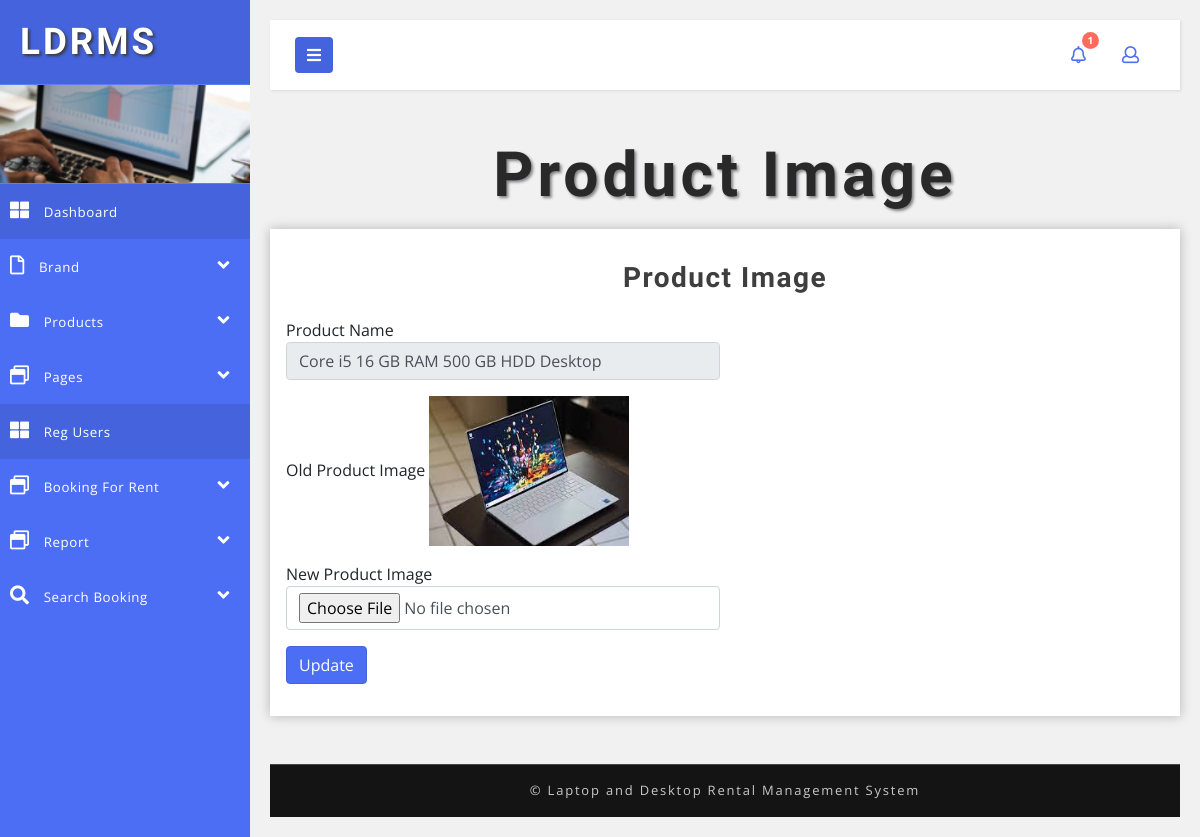
Screenshot of /admin/changeimage.php?editid=3 (signed in) with the database file from the repository.
### tables this page shows
CREATE TABLE `tblproduct` (
  `ID` int(5) NOT NULL,
  `Type` varchar(50) DEFAULT NULL,
  `BrandID` int(5) DEFAULT NULL,
  `ProductName` varchar(250) DEFAULT NULL,
  `Processor` varchar(250) DEFAULT NULL,
  `Screen` varchar(200) DEFAULT NULL,
  `RAM` varchar(100) DEFAULT NULL,
  `Storage` varchar(250) DEFAULT NULL,
  `Charges` varchar(250) DEFAULT NULL,
  `RentalPrice` decimal(10,0) DEFAULT NULL,
  `ProductModel` varchar(250) DEFAULT NULL,
  `ProductDescription` mediumtext DEFAULT NULL,
  `Image` varchar(250) DEFAULT NULL,
  `Image1` varchar(250) DEFAULT NULL,
  `Image2` varchar(250) DEFAULT NULL,
  `Image3` varchar(250) DEFAULT NULL,
  `Image4` varchar(250) DEFAULT NULL,
  `Image5` varchar(250) DEFAULT NULL,
  `CreationDate` timestamp NULL DEFAULT current_timestamp()
);

### admin/changeimage.php (the view, shortened to what this page needs)
<?php
include('includes/dbconnection.php');
if (strlen($_SESSION['vrmsaid']==0)) {
  header('location:logout.php');
  }
  else{
  ?>
<!DOCTYPE html>
<html lang="en">
<head>
    <link href="css/bootstrap.css" rel="stylesheet" type="text/css" media="all" />
    <link href="css/style.css" rel="stylesheet" type="text/css" media="all" />
    <link rel="stylesheet" href="css/style4.css">
    <link href="css/fontawesome-all.css" rel="stylesheet">
</head>
<body>
    <div class="wrapper">
       <?php include_once('includes/sidebar.php');?>
        <div id="content">
       <?php include_once('includes/header.php');?>
            <h2 class="main-title-w3layouts mb-2 text-center"> Product Image</h2>
            <section class="forms-section">
                <div class="outer-w3-agile mt-3">
                    <h4 class="tittle-w3-agileits mb-4"> Product Image</h4>
                    <form action="#" method="post" enctype="multipart/form-data">
                        <?php
 $imgid=$_GET['editid'];
$ret=mysqli_query($con,"select * from  tblproduct where ID='$imgid'");
while ($row=mysqli_fetch_array($ret)) {
?>
                        <div class="form-row">
                            <div class="form-group col-md-6">
                                <label for="inputEmail4">Product Name</label>
                                <input type="text" class="form-control" readonly="true" value="<?php echo $row['ProductName'];?>">
                            </div>
                        </div>
                        <div class="form-row">
                            <div class="form-group col-md-6">
                                <label for="inputEmail4">Old Product Image</label>
                                <img src="images/<?php echo $row['Image'];?>" width="200" height="150" value="<?php  echo $row['Image'];?>">
                            </div>
                        </div>
                        <div class="form-row">
                            <div class="form-group col-md-6">
                                <label for="inputEmail4">New Product Image</label>
                                <input class="form-control" id="images" name="images"  type="file" required="true" value="">
                            </div>
                        </div>
                        <?php } ?>
                        <button type="submit" class="btn btn-primary" name="submit">Update</button>
                    </form>
                </div>
            </section>
           <?php include_once('includes/footer.php');?>
        </div>
    </div>
</body>
</html>
<?php }  ?>

### admin/css/style.css (style rules this page uses)
html, body { margin: 0; font-size: 100%; font-family: 'Open Sans', sans-serif; background: #fff; }
input[type="button"], button[type="submit"] { transition: 0.5s all; -webkit-transition: 0.5s all; -moz-transition: 0.5s all; -o-transition: 0.5s all; -ms-transition: 0.5s all; }
h1, h2, h3, h4, h5, h6 { margin: 0; font-family: 'Poiret One', cursive; font-weight: 700; }
label { margin: 0; }
.outer-w3-agile { padding: 2em 1em; -webkit-box-shadow: 0px 0px 11px 0px rgba(0, 0, 0, 0.25); -moz-box-shadow: 0px 0px 11px 0px rgba(0, 0, 0, 0.25); box-shadow: 0px 0px 11px 0px rgba(0, 0, 0, 0.25); background: #fff; }
h2.main-title-w3layouts { font-size: 3.9em; letter-spacing: 4px; color: #292929; text-shadow: 2px 2px 3px #838386; text-transform: capitalize; }
h4.tittle-w3-agileits { font-size: 2em; letter-spacing: 1.5px; font-weight: 600; color: #3e3e3e; text-align: center; }
.btn-primary { color: #fff; background-color: #4c6ef5; border-color: #4463dc; }
@media (max-width:1280px) { h4.tittle-w3-agileits { font-size: 1.75em; } }

### admin/css/style4.css (style rules this page uses)
body { font-family: 'Open Sans', sans-serif; background: #f1f1f1; }
.wrapper { display: flex; align-items: stretch; }
#content { padding: 20px; min-height: 100vh; transition: all 0.3s; overflow: hidden; width: 100%; }

### rows the page displays
tblproduct: ProductName "Core i5 16 GB RAM 500 GB HDD Desktop", Image (picture)

### other values shown
$num "1"
